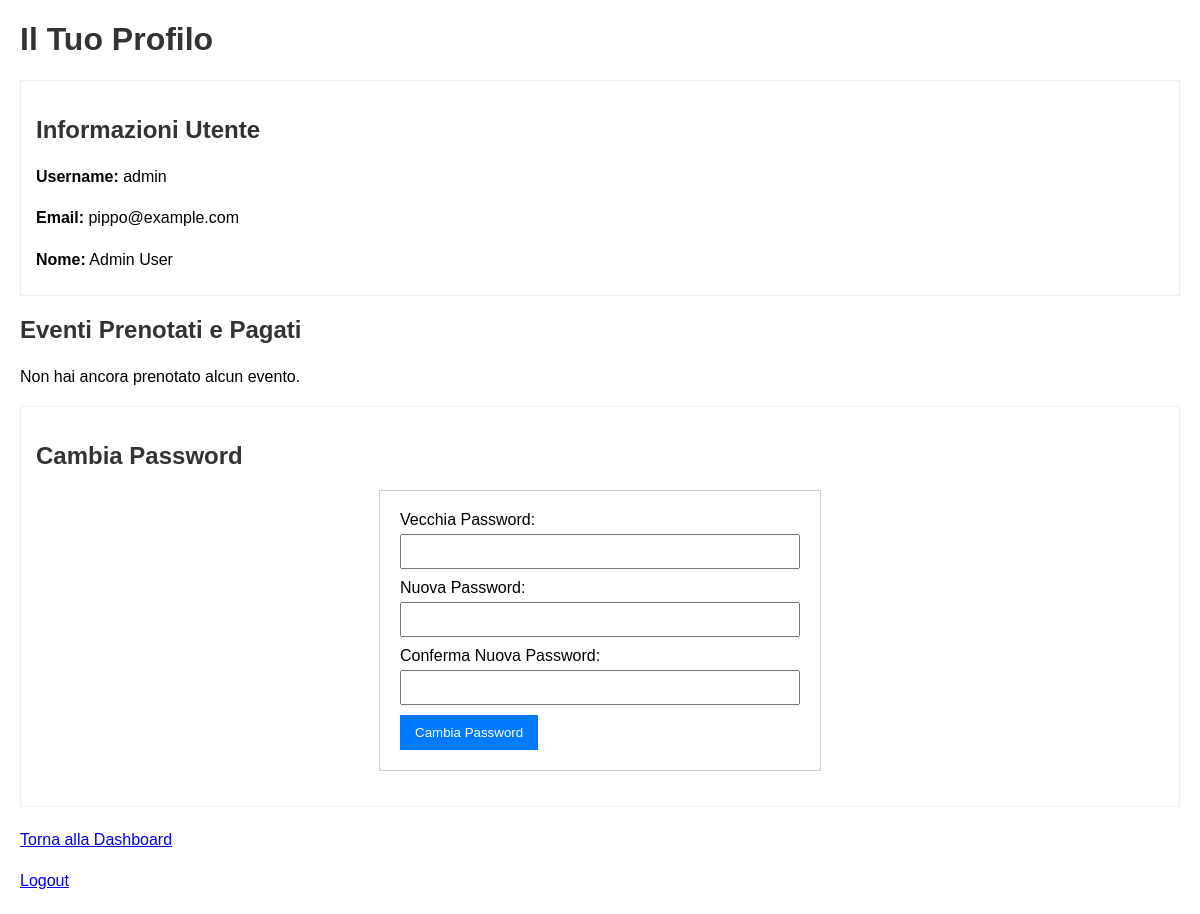
Page /profilo.php (signed in) on the committed database.
### tables this page shows
CREATE TABLE Users (
                       UserID INT PRIMARY KEY AUTO_INCREMENT,
                       Username VARCHAR(50) UNIQUE NOT NULL,
                       Email VARCHAR(100) UNIQUE NOT NULL,
                       PasswordHash VARCHAR(255) NOT NULL,
                       FirstName VARCHAR(50),
                       LastName VARCHAR(50),
                       IsAdmin BOOLEAN DEFAULT FALSE,
                       RegistrationDate TIMESTAMP DEFAULT CURRENT_TIMESTAMP
);

### profilo.php (the view, shortened to what this page needs)
<?php
$database = new Database();
$conn = $database->getConnection();
$user = [];
$booked_events = [];
if ($conn) {
    if ($_SESSION['is_admin']) {
        $stmt = $conn->prepare("SELECT AdminID, Username, Email, FirstName, LastName FROM Admins WHERE AdminID = :user_id");
    } else {
        $stmt = $conn->prepare("SELECT UserID, Username, Email, FirstName, LastName FROM Users WHERE UserID = :user_id");
    }
    $stmt->bindParam(':user_id', $_SESSION['user_id'], PDO::PARAM_INT);
    $stmt->execute();
    $user = $stmt->fetch(PDO::FETCH_ASSOC);
    if (!$_SESSION['is_admin']) {
        $sql_bookings = "SELECT bd.BookingDetailID, e.Name AS EventName, ed.EventDateTime
  FROM Bookings b
  JOIN BookingDetails bd ON b.BookingID = bd.BookingID
  JOIN EventDates ed ON bd.DateID = ed.DateID
  JOIN Events e ON ed.EventID = e.EventID
  WHERE b.UserID = :user_id AND b.PaymentStatus = 'Completed'
  ORDER BY ed.EventDateTime";
        $stmt_bookings = $conn->prepare($sql_bookings);
        $stmt_bookings->bindParam(':user_id', $_SESSION['user_id'], PDO::PARAM_INT);
        $stmt_bookings->execute();
        $booked_events = $stmt_bookings->fetchAll(PDO::FETCH_ASSOC);
    }
}
?>
<!DOCTYPE html>
<html lang="it">
<head>
    <link rel="stylesheet" href="style.css">
</head>
<body>
<h1>Il Tuo Profilo</h1>
<div class="profile-info">
    <h2>Informazioni Utente</h2>
    <p><strong>Username:</strong> <?php echo htmlspecialchars($user['Username']); ?></p>
    <p><strong>Email:</strong> <?php echo htmlspecialchars($user['Email']); ?></p>
    <?php if (!empty($user['FirstName']) || !empty($user['LastName'])): ?>
        <p><strong>Nome:</strong> <?php echo htmlspecialchars($user['FirstName']); ?> <?php echo htmlspecialchars($user['LastName']); ?></p>
    <?php endif; ?>
</div>
<?php if (!$_SESSION['is_admin']): ?>
    <div class="booked-events">
        <h2>Eventi Prenotati e Pagati</h2>
        <?php if (empty($booked_events)): ?>
            <p>Non hai ancora prenotato alcun evento.</p>
        <?php endif; ?>
    </div>
<?php endif; ?>
<div class="form-container">
    <h2>Cambia Password</h2>
    <form method="post" action="<?php echo htmlspecialchars($_SERVER["PHP_SELF"]); ?>">
        <label for="old_password">Vecchia Password:</label>
        <input type="password" id="old_password" name="old_password" required>
        <label for="new_password">Nuova Password:</label>
        <input type="password" id="new_password" name="new_password" required>
        <label for="confirm_new_password">Conferma Nuova Password:</label>
        <input type="password" id="confirm_new_password" name="confirm_new_password" required>
        <button type="submit" name="change_password">Cambia Password</button>
    </form>
</div>
<p><a href="<?php echo $_SESSION['is_admin'] ? 'admin_dashboard.php' : 'booking.php'; ?>">Torna alla Dashboard</a></p>
<p><a href="logout.php">Logout</a></p>
</body>
</html>

### style.css (style rules this page uses)
body { font-family: sans-serif; margin: 20px; }
h1, h2 { color: #333; }
p { line-height: 1.6; }
form { max-width: 400px; margin: 20px auto; padding: 20px; border: 1px solid #ccc; }
label { display: block; margin-bottom: 5px; }
input[type="text"], input[type="email"], input[type="password"] { width: 100%; padding: 8px; margin-bottom: 10px; box-sizing: border-box; }
button { padding: 10px 15px; background-color: #007bff; color: white; border: none; cursor: pointer; }
.profile-info { margin-bottom: 20px; border: 1px solid #eee; padding: 15px; }
.profile-info p { margin-bottom: 8px; }
.form-container { border: 1px solid #eee; padding: 15px; margin-bottom: 20px; }

### profilo.php (style rules this page uses)
body { font-family: sans-serif; margin: 20px; }
h1, h2 { color: #333; }
.profile-info { margin-bottom: 20px; border: 1px solid #eee; padding: 15px; }
.profile-info p { margin-bottom: 8px; }
.form-container { border: 1px solid #eee; padding: 15px; margin-bottom: 20px; }
label { display: block; margin-bottom: 5px; }
input[type="password"] { width: 100%; padding: 8px; margin-bottom: 10px; box-sizing: border-box; }
button { padding: 10px 15px; background-color: #007bff; color: white; border: none; cursor: pointer; }

### rows in the picture
users: Username "admin", Email "pippo@example.com", FirstName "Admin", LastName "User"
